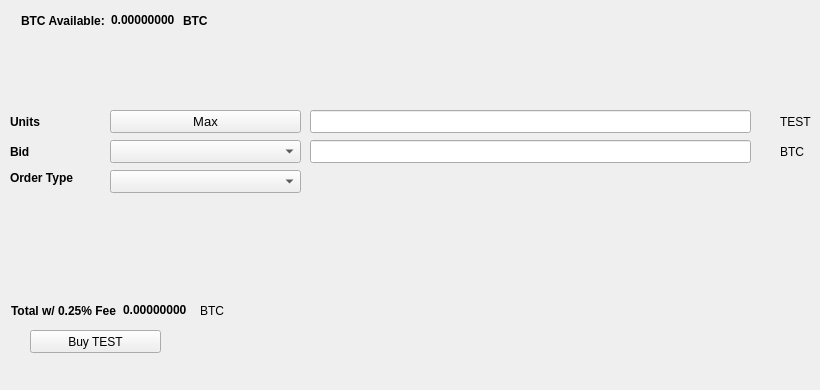
   <widget class="QWidget" name="BuyTab">
    <attribute name="title">
     <string>Buy</string>
    </attribute>
    <widget class="QPushButton" name="BuyTEST">
     <property name="geometry">
      <rect>
       <x>30</x>
       <y>330</y>
       <width>131</width>
       <height>23</height>
      </rect>
     </property>
     <property name="text">
      <string>Buy TEST</string>
     </property>
     <property name="icon">
      <iconset resource="../testcurrency.qrc">
       <normaloff>:/icons/bitcoin</normaloff>:/icons/bitcoin</iconset>
     </property>
    </widget>
    <widget class="QLabel" name="label_3">
     <property name="geometry">
      <rect>
       <x>10</x>
       <y>110</y>
       <width>46</width>
       <height>23</height>
      </rect>
     </property>
     <property name="font">
      <font>
       <weight>75</weight>
       <bold>true</bold>
      </font>
     </property>
     <property name="text">
      <string>Units</string>
     </property>
    </widget>
    <widget class="QLineEdit" name="UnitsInput">
     <property name="geometry">
      <rect>
       <x>310</x>
       <y>110</y>
       <width>441</width>
       <height>23</height>
      </rect>
     </property>
     <property name="font">
      <font>
       <pointsize>9</pointsize>
       <weight>75</weight>
       <bold>true</bold>
      </font>
     </property>
    </widget>
    <widget class="QLineEdit" name="BuyBidPriceEdit">
     <property name="geometry">
      <rect>
       <x>310</x>
       <y>140</y>
       <width>441</width>
       <height>23</height>
      </rect>
     </property>
     <property name="font">
      <font>
       <pointsize>9</pointsize>
       <weight>75</weight>
       <bold>true</bold>
      </font>
     </property>
    </widget>
    <widget class="QLabel" name="label_4">
     <property name="geometry">
      <rect>
       <x>780</x>
       <y>110</y>
       <width>31</width>
       <height>23</height>
      </rect>
     </property>
     <property name="text">
      <string>TEST</string>
     </property>
    </widget>
    <widget class="QLabel" name="label_5">
     <property name="geometry">
      <rect>
       <x>780</x>
       <y>140</y>
       <width>31</width>
       <height>23</height>
      </rect>
     </property>
     <property name="text">
      <string>BTC</string>
     </property>
    </widget>
    <widget class="QLabel" name="label_6">
     <property name="geometry">
      <rect>
       <x>10</x>
       <y>140</y>
       <width>46</width>
       <height>23</height>
      </rect>
     </property>
     <property name="font">
      <font>
       <weight>75</weight>
       <bold>true</bold>
      </font>
     </property>
     <property name="text">
      <string>Bid</string>
     </property>
    </widget>
    <widget class="QLabel" name="label_7">
     <property name="geometry">
      <rect>
       <x>10</x>
       <y>170</y>
       <width>91</width>
       <height>16</height>
      </rect>
     </property>
     <property name="font">
      <font>
       <weight>75</weight>
       <bold>true</bold>
      </font>
     </property>
     <property name="text">
      <string>Order Type</string>
     </property>
    </widget>
    <widget class="QPushButton" name="Buy_Max_Amount">
     <property name="geometry">
      <rect>
       <x>110</x>
       <y>110</y>
       <width>191</width>
       <height>23</height>
      </rect>
     </property>
     <property name="font">
      <font>
       <pointsize>10</pointsize>
      </font>
     </property>
     <property name="text">
      <string>Max</string>
     </property>
    </widget>
    <widget class="QComboBox" name="BuyBidcomboBox">
     <property name="geometry">
      <rect>
       <x>110</x>
       <y>140</y>
       <width>191</width>
       <height>23</height>
      </rect>
     </property>
     <property name="font">
      <font>
       <pointsize>10</pointsize>
      </font>
     </property>
    </widget>
    <widget class="QComboBox" name="buyOrdertypeCombo">
     <property name="geometry">
      <rect>
       <x>110</x>
       <y>170</y>
       <width>191</width>
       <height>23</height>
      </rect>
     </property>
     <property name="font">
      <font>
       <pointsize>10</pointsize>
      </font>
     </property>
    </widget>
    <widget class="QWidget" name="layoutWidget1">
     <property name="geometry">
      <rect>
       <x>21</x>
       <y>11</y>
       <width>227</width>
       <height>19</height>
      </rect>
     </property>
     <layout class="QHBoxLayout" name="horizontalLayout_3">
      <item>
       <widget class="QLabel" name="label232">
        <property name="font">
         <font>
          <weight>75</weight>
          <bold>true</bold>
         </font>
        </property>
        <property name="text">
         <string>BTC Available:</string>
        </property>
       </widget>
      </item>
      <item>
       <widget class="QLabel" name="BtcAvailableLbl">
        <property name="palette">
         <palette>
          <active>
           <colorrole role="WindowText">
            <brush brushstyle="SolidPattern">
             <color alpha="255">
              <red>0</red>
              <green>0</green>
              <blue>0</blue>
             </color>
            </brush>
           </colorrole>
           <colorrole role="Button">
            <brush brushstyle="SolidPattern">
             <color alpha="255">
              <red>0</red>
              <green>170</green>
              <blue>0</blue>
             </color>
            </brush>
           </colorrole>
           <colorrole role="Light">
            <brush brushstyle="SolidPattern">
             <color alpha="255">
              <red>0</red>
              <green>255</green>
              <blue>0</blue>
             </color>
            </brush>
           </colorrole>
           <colorrole role="Midlight">
            <brush brushstyle="SolidPattern">
             <color alpha="255">
              <red>0</red>
              <green>212</green>
              <blue>0</blue>
             </color>
            </brush>
           </colorrole>
           <colorrole role="Dark">
            <brush brushstyle="SolidPattern">
             <color alpha="255">
              <red>0</red>
              <green>85</green>
              <blue>0</blue>
             </color>
            </brush>
           </colorrole>
           <colorrole role="Mid">
            <brush brushstyle="SolidPattern">
             <color alpha="255">
              <red>0</red>
              <green>113</green>
              <blue>0</blue>
             </color>
            </brush>
           </colorrole>
           <colorrole role="Text">
            <brush brushstyle="SolidPattern">
             <color alpha="255">
              <red>0</red>
              <green>170</green>
              <blue>0</blue>
             </color>
            </brush>
           </colorrole>
           <colorrole role="BrightText">
            <brush brushstyle="SolidPattern">
             <color alpha="255">
              <red>255</red>
              <green>255</green>
              <blue>255</blue>
             </color>
            </brush>
           </colorrole>
           <colorrole role="ButtonText">
            <brush brushstyle="SolidPattern">
             <color alpha="255">
              <red>0</red>
              <green>0</green>
              <blue>0</blue>
             </color>
            </brush>
           </colorrole>
           <colorrole role="Base">
            <brush brushstyle="SolidPattern">
             <color alpha="255">
              <red>255</red>
              <green>255</green>
              <blue>255</blue>
             </color>
            </brush>
           </colorrole>
           <colorrole role="Window">
            <brush brushstyle="SolidPattern">
             <color alpha="255">
              <red>0</red>
              <green>170</green>
              <blue>0</blue>
             </color>
            </brush>
           </colorrole>
           <colorrole role="Shadow">
            <brush brushstyle="SolidPattern">
             <color alpha="255">
              <red>0</red>
              <green>0</green>
              <blue>0</blue>
             </color>
            </brush>
           </colorrole>
           <colorrole role="AlternateBase">
            <brush brushstyle="SolidPattern">
             <color alpha="255">
              <red>127</red>
              <green>212</green>
              <blue>127</blue>
             </color>
            </brush>
           </colorrole>
           <colorrole role="ToolTipBase">
            <brush brushstyle="SolidPattern">
             <color alpha="255">
              <red>255</red>
              <green>255</green>
              <blue>220</blue>
             </color>
            </brush>
           </colorrole>
           <colorrole role="ToolTipText">
            <brush brushstyle="SolidPattern">
             <color alpha="255">
              <red>0</red>
              <green>0</green>
              <blue>0</blue>
             </color>
            </brush>
           </colorrole>
          </active>
          <inactive>
           <colorrole role="WindowText">
            <brush brushstyle="SolidPattern">
             <color alpha="255">
              <red>0</red>
              <green>0</green>
              <blue>0</blue>
             </color>
            </brush>
           </colorrole>
           <colorrole role="Button">
            <brush brushstyle="SolidPattern">
             <color alpha="255">
              <red>0</red>
              <green>170</green>
              <blue>0</blue>
             </color>
            </brush>
           </colorrole>
           <colorrole role="Light">
            <brush brushstyle="SolidPattern">
             <color alpha="255">
              <red>0</red>
              <green>255</green>
              <blue>0</blue>
             </color>
            </brush>
           </colorrole>
           <colorrole role="Midlight">
            <brush brushstyle="SolidPattern">
             <color alpha="255">
              <red>0</red>
              <green>212</green>
              <blue>0</blue>
             </color>
            </brush>
           </colorrole>
           <colorrole role="Dark">
            <brush brushstyle="SolidPattern">
             <color alpha="255">
              <red>0</red>
              <green>85</green>
              <blue>0</blue>
             </color>
            </brush>
           </colorrole>
           <colorrole role="Mid">
            <brush brushstyle="SolidPattern">
             <color alpha="255">
              <red>0</red>
              <green>113</green>
              <blue>0</blue>
             </color>
            </brush>
           </colorrole>
           <colorrole role="Text">
            <brush brushstyle="SolidPattern">
             <color alpha="255">
              <red>0</red>
              <green>170</green>
              <blue>0</blue>
             </color>
            </brush>
           </colorrole>
           <colorrole role="BrightText">
            <brush brushstyle="SolidPattern">
             <color alpha="255">
              <red>255</red>
              <green>255</green>
              <blue>255</blue>
             </color>
            </brush>
           </colorrole>
           <colorrole role="ButtonText">
            <brush brushstyle="SolidPattern">
             <color alpha="255">
              <red>0</red>
              <green>0</green>
              <blue>0</blue>
             </color>
            </brush>
           </colorrole>
           <colorrole role="Base">
            <brush brushstyle="SolidPattern">
             <color alpha="255">
              <red>255</red>
              <green>255</green>
              <blue>255</blue>
             </color>
            </brush>
           </colorrole>
           <colorrole role="Window">
            <brush brushstyle="SolidPattern">
             <color alpha="255">
              <red>0</red>
              <green>170</green>
              <blue>0</blue>
             </color>
            </brush>
           </colorrole>
           <colorrole role="Shadow">
            <brush brushstyle="SolidPattern">
             <color alpha="255">
              <red>0</red>
              <green>0</green>
              <blue>0</blue>
             </color>
            </brush>
           </colorrole>
           <colorrole role="AlternateBase">
            <brush brushstyle="SolidPattern">
             <color alpha="255">
              <red>127</red>
              <green>212</green>
              <blue>127</blue>
             </color>
            </brush>
           </colorrole>
           <colorrole role="ToolTipBase">
            <brush brushstyle="SolidPattern">
             <color alpha="255">
              <red>255</red>
              <green>255</green>
              <blue>220</blue>
             </color>
            </brush>
           </colorrole>
           <colorrole role="ToolTipText">
            <brush brushstyle="SolidPattern">
             <color alpha="255">
              <red>0</red>
              <green>0</green>
              <blue>0</blue>
             </color>
            </brush>
           </colorrole>
          </inactive>
          <disabled>
           <colorrole role="WindowText">
            <brush brushstyle="SolidPattern">
             <color alpha="255">
              <red>0</red>
              <green>85</green>
              <blue>0</blue>
             </color>
            </brush>
           </colorrole>
           <colorrole role="Button">
            <brush brushstyle="SolidPattern">
             <color alpha="255">
              <red>0</red>
              <green>170</green>
              <blue>0</blue>
             </color>
            </brush>
           </colorrole>
           <colorrole role="Light">
            <brush brushstyle="SolidPattern">
             <color alpha="255">
              <red>0</red>
              <green>255</green>
              <blue>0</blue>
             </color>
            </brush>
           </colorrole>
           <colorrole role="Midlight">
            <brush brushstyle="SolidPattern">
             <color alpha="255">
              <red>0</red>
              <green>212</green>
              <blue>0</blue>
             </color>
            </brush>
           </colorrole>
           <colorrole role="Dark">
            <brush brushstyle="SolidPattern">
             <color alpha="255">
              <red>0</red>
              <green>85</green>
              <blue>0</blue>
             </color>
            </brush>
           </colorrole>
           <colorrole role="Mid">
            <brush brushstyle="SolidPattern">
             <color alpha="255">
              <red>0</red>
              <green>113</green>
              <blue>0</blue>
             </color>
            </brush>
           </colorrole>
           <colorrole role="Text">
            <brush brushstyle="SolidPattern">
             <color alpha="255">
              <red>0</red>
              <green>85</green>
              <blue>0</blue>
             </color>
            </brush>
           </colorrole>
           <colorrole role="BrightText">
            <brush brushstyle="SolidPattern">
             <color alpha="255">
              <red>255</red>
              <green>255</green>
              <blue>255</blue>
             </color>
            </brush>
           </colorrole>
           <colorrole role="ButtonText">
            <brush brushstyle="SolidPattern">
             <color alpha="255">
              <red>0</red>
              <green>85</green>
              <blue>0</blue>
             </color>
            </brush>
           </colorrole>
           <colorrole role="Base">
            <brush brushstyle="SolidPattern">
             <color alpha="255">
              <red>0</red>
              <green>170</green>
              <blue>0</blue>
             </color>
            </brush>
           </colorrole>
           <colorrole role="Window">
            <brush brushstyle="SolidPattern">
             <color alpha="255">
              <red>0</red>
              <green>170</green>
              <blue>0</blue>
             </color>
            </brush>
           </colorrole>
           <colorrole role="Shadow">
            <brush brushstyle="SolidPattern">
             <color alpha="255">
              <red>0</red>
              <green>0</green>
              <blue>0</blue>
             </color>
            </brush>
           </colorrole>
           <colorrole role="AlternateBase">
            <brush brushstyle="SolidPattern">
             <color alpha="255">
              <red>0</red>
              <green>170</green>
              <blue>0</blue>
             </color>
            </brush>
           </colorrole>
           <colorrole role="ToolTipBase">
            <brush brushstyle="SolidPattern">
             <color alpha="255">
              <red>255</red>
              <green>255</green>
              <blue>220</blue>
             </color>
            </brush>
           </colorrole>
           <colorrole role="ToolTipText">
            <brush brushstyle="SolidPattern">
             <color alpha="255">
              <red>0</red>
              <green>0</green>
              <blue>0</blue>
             </color>
            </brush>
           </colorrole>
          </disabled>
         </palette>
        </property>
        <property name="font">
         <font>
          <weight>75</weight>
          <bold>true</bold>
         </font>
        </property>
        <property name="text">
         <string>0.00000000</string>
        </property>
        <property name="textInteractionFlags">
         <set>Qt::LinksAccessibleByMouse|Qt::TextSelectableByKeyboard|Qt::TextSelectableByMouse</set>
        </property>
       </widget>
      </item>
      <item>
       <widget class="QLabel" name="BtcAvailableLbl_2">
        <property name="font">
         <font>
          <weight>75</weight>
          <bold>true</bold>
         </font>
        </property>
        <property name="text">
         <string>BTC</string>
        </property>
       </widget>
      </item>
     </layout>
    </widget>
    <widget class="QWidget" name="layoutWidge2">
     <property name="geometry">
      <rect>
       <x>11</x>
       <y>301</y>
       <width>259</width>
       <height>19</height>
      </rect>
     </property>
     <layout class="QHBoxLayout" name="horizontalLayout_4">
      <item>
       <widget class="QLabel" name="label_9">
        <property name="font">
         <font>
          <weight>75</weight>
          <bold>true</bold>
         </font>
        </property>
        <property name="text">
         <string>Total w/ 0.25% Fee</string>
        </property>
       </widget>
      </item>
      <item>
       <widget class="QLabel" name="BuyCostLabel">
        <property name="palette">
         <palette>
          <active>
           <colorrole role="WindowText">
            <brush brushstyle="SolidPattern">
             <color alpha="255">
              <red>0</red>
              <green>0</green>
              <blue>0</blue>
             </color>
            </brush>
           </colorrole>
           <colorrole role="Button">
            <brush brushstyle="SolidPattern">
             <color alpha="255">
              <red>0</red>
              <green>170</green>
              <blue>0</blue>
             </color>
            </brush>
           </colorrole>
           <colorrole role="Light">
            <brush brushstyle="SolidPattern">
             <color alpha="255">
              <red>0</red>
              <green>255</green>
              <blue>0</blue>
             </color>
            </brush>
           </colorrole>
           <colorrole role="Midlight">
            <brush brushstyle="SolidPattern">
             <color alpha="255">
              <red>0</red>
              <green>212</green>
              <blue>0</blue>
             </color>
            </brush>
           </colorrole>
           <colorrole role="Dark">
            <brush brushstyle="SolidPattern">
             <color alpha="255">
              <red>0</red>
              <green>85</green>
              <blue>0</blue>
             </color>
            </brush>
           </colorrole>
           <colorrole role="Mid">
            <brush brushstyle="SolidPattern">
             <color alpha="255">
              <red>0</red>
              <green>113</green>
              <blue>0</blue>
             </color>
            </brush>
           </colorrole>
           <colorrole role="Text">
            <brush brushstyle="SolidPattern">
             <color alpha="255">
              <red>0</red>
              <green>170</green>
              <blue>0</blue>
             </color>
            </brush>
           </colorrole>
           <colorrole role="BrightText">
            <brush brushstyle="SolidPattern">
             <color alpha="255">
              <red>255</red>
              <green>255</green>
              <blue>255</blue>
             </color>
            </brush>
           </colorrole>
           <colorrole role="ButtonText">
            <brush brushstyle="SolidPattern">
             <color alpha="255">
              <red>0</red>
              <green>0</green>
              <blue>0</blue>
             </color>
            </brush>
           </colorrole>
           <colorrole role="Base">
            <brush brushstyle="SolidPattern">
             <color alpha="255">
              <red>255</red>
              <green>255</green>
              <blue>255</blue>
             </color>
            </brush>
           </colorrole>
           <colorrole role="Window">
            <brush brushstyle="SolidPattern">
             <color alpha="255">
              <red>0</red>
              <green>170</green>
              <blue>0</blue>
             </color>
            </brush>
           </colorrole>
           <colorrole role="Shadow">
            <brush brushstyle="SolidPattern">
             <color alpha="255">
              <red>0</red>
              <green>0</green>
              <blue>0</blue>
             </color>
            </brush>
           </colorrole>
           <colorrole role="AlternateBase">
            <brush brushstyle="SolidPattern">
             <color alpha="255">
              <red>127</red>
              <green>212</green>
              <blue>127</blue>
             </color>
            </brush>
           </colorrole>
           <colorrole role="ToolTipBase">
            <brush brushstyle="SolidPattern">
             <color alpha="255">
              <red>255</red>
              <green>255</green>
              <blue>220</blue>
             </color>
            </brush>
           </colorrole>
           <colorrole role="ToolTipText">
            <brush brushstyle="SolidPattern">
             <color alpha="255">
              <red>0</red>
              <green>0</green>
              <blue>0</blue>
             </color>
            </brush>
           </colorrole>
          </active>
          <inactive>
           <colorrole role="WindowText">
            <brush brushstyle="SolidPattern">
             <color alpha="255">
              <red>0</red>
              <green>0</green>
              <blue>0</blue>
             </color>
            </brush>
           </colorrole>
           <colorrole role="Button">
            <brush brushstyle="SolidPattern">
             <color alpha="255">
              <red>0</red>
              <green>170</green>
              <blue>0</blue>
             </color>
            </brush>
           </colorrole>
           <colorrole role="Light">
            <brush brushstyle="SolidPattern">
             <color alpha="255">
              <red>0</red>
              <green>255</green>
              <blue>0</blue>
             </color>
            </brush>
           </colorrole>
           <colorrole role="Midlight">
            <brush brushstyle="SolidPattern">
             <color alpha="255">
              <red>0</red>
              <green>212</green>
              <blue>0</blue>
             </color>
            </brush>
           </colorrole>
           <colorrole role="Dark">
            <brush brushstyle="SolidPattern">
             <color alpha="255">
              <red>0</red>
              <green>85</green>
              <blue>0</blue>
             </color>
            </brush>
           </colorrole>
           <colorrole role="Mid">
            <brush brushstyle="SolidPattern">
             <color alpha="255">
              <red>0</red>
              <green>113</green>
              <blue>0</blue>
             </color>
            </brush>
           </colorrole>
           <colorrole role="Text">
            <brush brushstyle="SolidPattern">
             <color alpha="255">
              <red>0</red>
              <green>170</green>
              <blue>0</blue>
             </color>
            </brush>
           </colorrole>
           <colorrole role="BrightText">
            <brush brushstyle="SolidPattern">
             <color alpha="255">
              <red>255</red>
              <green>255</green>
              <blue>255</blue>
             </color>
            </brush>
           </colorrole>
           <colorrole role="ButtonText">
            <brush brushstyle="SolidPattern">
             <color alpha="255">
              <red>0</red>
              <green>0</green>
              <blue>0</blue>
             </color>
            </brush>
           </colorrole>
           <colorrole role="Base">
            <brush brushstyle="SolidPattern">
             <color alpha="255">
              <red>255</red>
              <green>255</green>
              <blue>255</blue>
             </color>
            </brush>
           </colorrole>
           <colorrole role="Window">
            <brush brushstyle="SolidPattern">
             <color alpha="255">
              <red>0</red>
              <green>170</green>
              <blue>0</blue>
             </color>
            </brush>
           </colorrole>
           <colorrole role="Shadow">
            <brush brushstyle="SolidPattern">
             <color alpha="255">
              <red>0</red>
              <green>0</green>
              <blue>0</blue>
             </color>
            </brush>
           </colorrole>
           <colorrole role="AlternateBase">
            <brush brushstyle="SolidPattern">
             <color alpha="255">
              <red>127</red>
              <green>212</green>
              <blue>127</blue>
             </color>
            </brush>
           </colorrole>
           <colorrole role="ToolTipBase">
            <brush brushstyle="SolidPattern">
             <color alpha="255">
              <red>255</red>
              <green>255</green>
              <blue>220</blue>
             </color>
            </brush>
           </colorrole>
           <colorrole role="ToolTipText">
            <brush brushstyle="SolidPattern">
             <color alpha="255">
              <red>0</red>
              <green>0</green>
              <blue>0</blue>
             </color>
            </brush>
           </colorrole>
          </inactive>
          <disabled>
           <colorrole role="WindowText">
            <brush brushstyle="SolidPattern">
             <color alpha="255">
              <red>0</red>
              <green>85</green>
              <blue>0</blue>
             </color>
            </brush>
           </colorrole>
           <colorrole role="Button">
            <brush brushstyle="SolidPattern">
             <color alpha="255">
              <red>0</red>
              <green>170</green>
              <blue>0</blue>
             </color>
            </brush>
           </colorrole>
           <colorrole role="Light">
            <brush brushstyle="SolidPattern">
             <color alpha="255">
              <red>0</red>
              <green>255</green>
              <blue>0</blue>
             </color>
            </brush>
           </colorrole>
           <colorrole role="Midlight">
            <brush brushstyle="SolidPattern">
             <color alpha="255">
              <red>0</red>
              <green>212</green>
              <blue>0</blue>
             </color>
            </brush>
           </colorrole>
           <colorrole role="Dark">
            <brush brushstyle="SolidPattern">
             <color alpha="255">
              <red>0</red>
              <green>85</green>
              <blue>0</blue>
             </color>
            </brush>
           </colorrole>
           <colorrole role="Mid">
            <brush brushstyle="SolidPattern">
             <color alpha="255">
              <red>0</red>
              <green>113</green>
              <blue>0</blue>
             </color>
            </brush>
           </colorrole>
           <colorrole role="Text">
            <brush brushstyle="SolidPattern">
             <color alpha="255">
              <red>0</red>
              <green>85</green>
              <blue>0</blue>
             </color>
            </brush>
           </colorrole>
           <colorrole role="BrightText">
            <brush brushstyle="SolidPattern">
             <color alpha="255">
              <red>255</red>
              <green>255</green>
              <blue>255</blue>
             </color>
            </brush>
           </colorrole>
           <colorrole role="ButtonText">
            <brush brushstyle="SolidPattern">
             <color alpha="255">
              <red>0</red>
              <green>85</green>
              <blue>0</blue>
             </color>
            </brush>
           </colorrole>
           <colorrole role="Base">
            <brush brushstyle="SolidPattern">
             <color alpha="255">
              <red>0</red>
              <green>170</green>
              <blue>0</blue>
             </color>
            </brush>
           </colorrole>
           <colorrole role="Window">
            <brush brushstyle="SolidPattern">
             <color alpha="255">
              <red>0</red>
              <green>170</green>
              <blue>0</blue>
             </color>
            </brush>
           </colorrole>
           <colorrole role="Shadow">
            <brush brushstyle="SolidPattern">
             <color alpha="255">
              <red>0</red>
              <green>0</green>
              <blue>0</blue>
             </color>
            </brush>
           </colorrole>
           <colorrole role="AlternateBase">
            <brush brushstyle="SolidPattern">
             <color alpha="255">
              <red>0</red>
              <green>170</green>
              <blue>0</blue>
             </color>
            </brush>
           </colorrole>
           <colorrole role="ToolTipBase">
            <brush brushstyle="SolidPattern">
             <color alpha="255">
              <red>255</red>
              <green>255</green>
              <blue>220</blue>
             </color>
            </brush>
           </colorrole>
           <colorrole role="ToolTipText">
            <brush brushstyle="SolidPattern">
             <color alpha="255">
              <red>0</red>
              <green>0</green>
              <blue>0</blue>
             </color>
            </brush>
           </colorrole>
          </disabled>
         </palette>
        </property>
        <property name="font">
         <font>
          <weight>75</weight>
          <bold>true</bold>
         </font>
        </property>
        <property name="autoFillBackground">
         <bool>false</bool>
        </property>
        <property name="text">
         <string>0.00000000</string>
        </property>
        <property name="textInteractionFlags">
         <set>Qt::LinksAccessibleByMouse|Qt::TextSelectableByMouse</set>
        </property>
       </widget>
      </item>
      <item>
       <widget class="QLabel" name="label_10">
        <property name="font">
         <font>
          <weight>50</weight>
          <bold>false</bold>
         </font>
        </property>
        <property name="text">
         <string>BTC</string>
        </property>
       </widget>
      </item>
     </layout>
    </widget>
    <widget class="QLabel" name="label_24">
     <property name="geometry">
      <rect>
       <x>460</x>
       <y>300</y>
       <width>281</width>
       <height>81</height>
      </rect>
     </property>
     <property name="text">
      <string/>
     </property>
     <property name="pixmap">
      <pixmap>:/images/bittrex</pixmap>
     </property>
    </widget>
   </widget>
